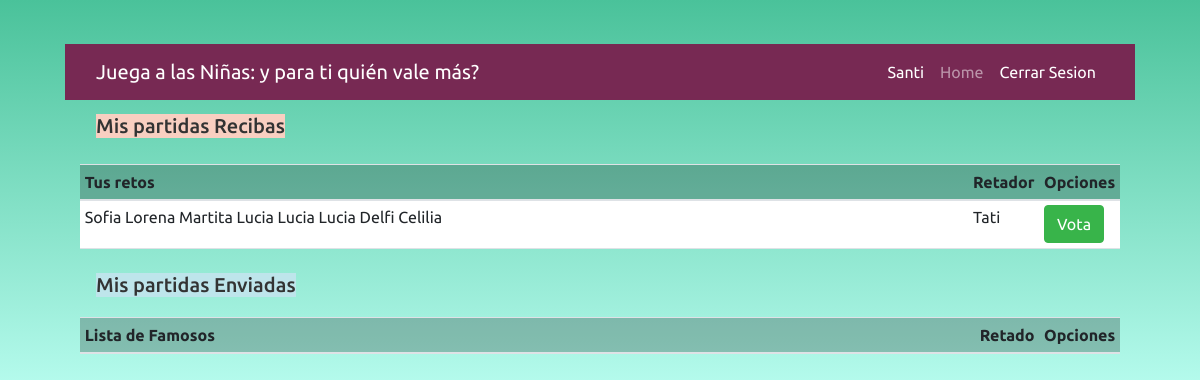
The app's page /todo/mis-partidas/2 (signed in), older data.
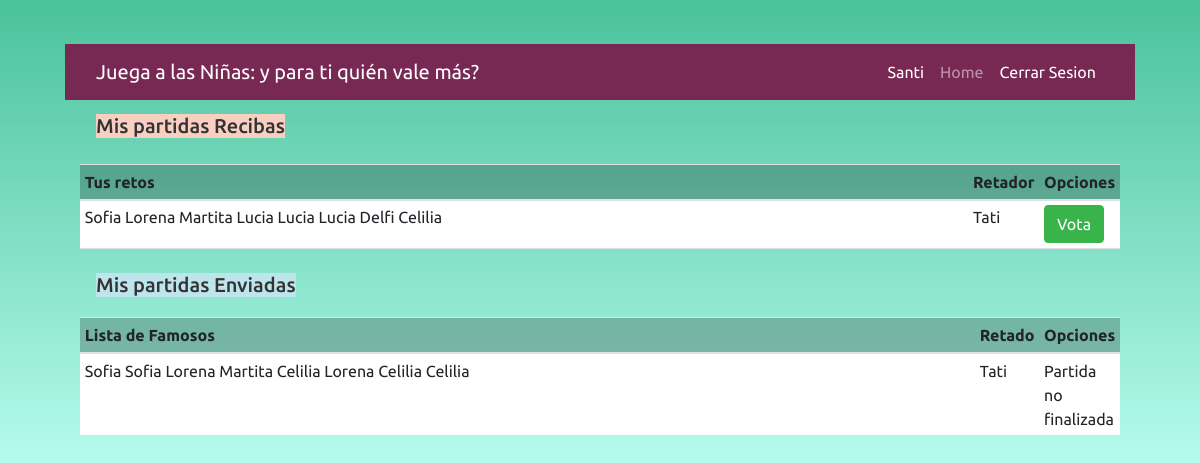
The same page, newer data.
### todo/models.py (models this page shows, shortened)
class User(db.Model):
    id = db.Column(db.Integer, primary_key=True)
    username = db.Column(db.String(20), nullable=False, unique=True)  # username
    password = db.Column(db.Integer, nullable=False)  # password

class Partida(db.Model):
    id = db.Column(db.Integer, primary_key=True)
    created_by = db.Column(db.Integer, db.ForeignKey('user.id'), nullable=False)
    retados = db.Column(db.Text)
    famosos = db.Column(db.Text)
    votos = db.Column(db.Text)

### todo/todo.py (the view)
@bp.route('/mis-partidas/<int:user_id>', methods=['GET', 'POST'])
@login_required
def mis_partidas(user_id):
    partidas_recibidas = Partida.query.filter(Partida.retados.contains(str(user_id))).all()
    partidas_enviadas = Partida.query.filter(Partida.created_by.contains(str(user_id))).all()
    return render_template('todo/mis-partidas.html',  partidas_recibidas= partidas_recibidas,partidas_enviadas=partidas_enviadas, User=User, json=json, len=len)

### todo/auth.py (called while the page is built)
@bp.before_app_request  # este decorador me registra esta peticion para q verifique esto primero q todo
def load_logged_in_user():  # mantiene la sesion iniciada
    user_id = session.get('user_id') #user_id tiene el user logeado
    if user_id is None:
        g.user = None
    else:
        g.user = User.query.get_or_404(user_id)

def login_required(view):
    @functools.wraps(view)
    def wrapped_view(**kwargs):
        if g.user is None:
            return redirect(url_for('auth.login'))
        return view(**kwargs)
    return wrapped_view

### todo/templates/todo/mis-partidas.html
{% extends 'base.html' %}
{% block content%}
<section class = 'container-fluid'>
    <nav class="navbar">
        <h5 class = 'h5 card-title table-primary '>Mis partidas Recibas </h5>
        <br><br>
        <link rel="'stylesheet" href="/static/styles.css">
    </nav>
     <table class="table table-sm">
        <thead>
            <tr class="table-active">
                <th class ='col'> Tus retos</th>
                <th class ='col'> Retador</th>
                <th class ='col' colspan="2"> Opciones</th>
            </tr>
            </thead>
            <tbody>
            {% for partida in partidas_recibidas %}
            {% set creador = User.query.filter_by(id=partida.created_by).first().username %}
            {% set famosos = json.loads(partida.famosos)%}
             <tr>
                    <td>
                        {% for famoso in famosos %}
                        <span> {{famoso.0 | capitalize }}</span>
                        {% endfor %}
                    </td>
                    <td>{{creador | capitalize}}</td>
                 <td>
                    <a href="{{url_for('todo.partida', id= partida.id)}} " class = 'btn btn-success'>Vota</a>
                </td>
             </tr>
            {% endfor %}
     </tbody>
     </table>
</section>
<section class = 'container-fluid'>
    <nav class="navbar">
        <h5 class = 'h5 card-title table-info '> Mis partidas Enviadas</h5>
        <link rel="'stylesheet" href="/static/styles.css">
    </nav>
     <table class="table table-sm">
        <thead>
            <tr class="table-active">
                <th class ='col'> Lista de Famosos</th>
                <th class ='col'> Retado</th>
                <th class ='col' colspan="2"> Opciones</th>
            </tr>
            </thead>
            <tbody>
            {% for partida in partidas_enviadas %}
            {% set retado = User.query.filter_by(id=partida.retados).first().username %}
            {% set famosos = json.loads(partida.famosos)%}
             <tr>
                    <td>
                        {% for famoso in famosos %}
                        <span> {{famoso.0 | capitalize }}</span>
                        {% endfor %}
                    </td>
                    <td>{{retado | capitalize}}</td>
                 <td>
                     {% set votos = json.loads(partida.votos)%}
                     {% set famosos = json.loads(partida.famosos)%}
                     {%  if len(votos) >0 and len(votos) >= len(famosos)-1: %}
                    <a href="{{url_for('todo.partida', id= partida.id)}} " class = 'btn btn-success'>Ver Resultados</a>
                     {%else%}
                     <span> Partida no finalizada</span>
                     {%endif%}
                </td>
             </tr>
            {% endfor %}
     </tbody>
     </table>
</section>
{%endblock%}

### todo/templates/base.html (shortened to what this page needs)
<!DOCTYPE html>
<html lang="en">
<head>
    <link href="https://cdn.jsdelivr.net/npm/bootstrap@5.3.0-alpha3/dist/css/bootstrap.min.css" rel="stylesheet"
>
    <link rel="stylesheet" href="https://cdn.jsdelivr.net/npm/bootswatch@4.5.2/dist/united/bootstrap.min.css"
>
    <link rel="stylesheet" href="{{url_for('static',filename='main.css')}}">
</head>
<body>
<div class = "container py-4">
    <div class = "card-body" >
    <nav class="navbar navbar-expand-sm navbar-dark bg-dark" data-bstheme="dark">
  <div class="container-fluid">
    <a class="navbar-brand" href="{{url_for('index')}}"> Juega a las Niñas: y para ti quién vale más?</a>
    <div class="collapse navbar-collapse justify-content-end" id="navbarNav">
      <ul class="navbar-nav">
          {%if g.user%}
          <li class="nav-item">
              <span class = 'nav-link active'> {{g.user.username | capitalize}} </span>
          </li>
          <li class="nav-item">
              <a class="nav-link" href="{{url_for('todo.home')}}">Home</a>
          </li>
          <li class="nav-item">
              <a class="nav-link active" aria-current="page" href="{{url_for('auth.logout')}}">Cerrar Sesion</a>
          </li>
          {%endif%}
      </ul>
    </div>
  </div>
</nav>
    {% block content%}
    {% endblock%}
    </div>
</div>
</body>
</html>

### static/main.css (style rules this page uses)
body { background: #4AC29A; background: -webkit-linear-gradient(to top, #BDFFF3, #4AC29A); background: linear-gradient(to top, #BDFFF3, #4AC29A); }

Row changes from the older to the newer data that the page shows:
added Partida: famoso "Sofia" "Sofia" "Lorena" "Martita" "Celilia" "Lorena" "Celilia" "Celilia", {{ retado | capitalize }} "Tati", shown under "Mis partidas Enviadas"
